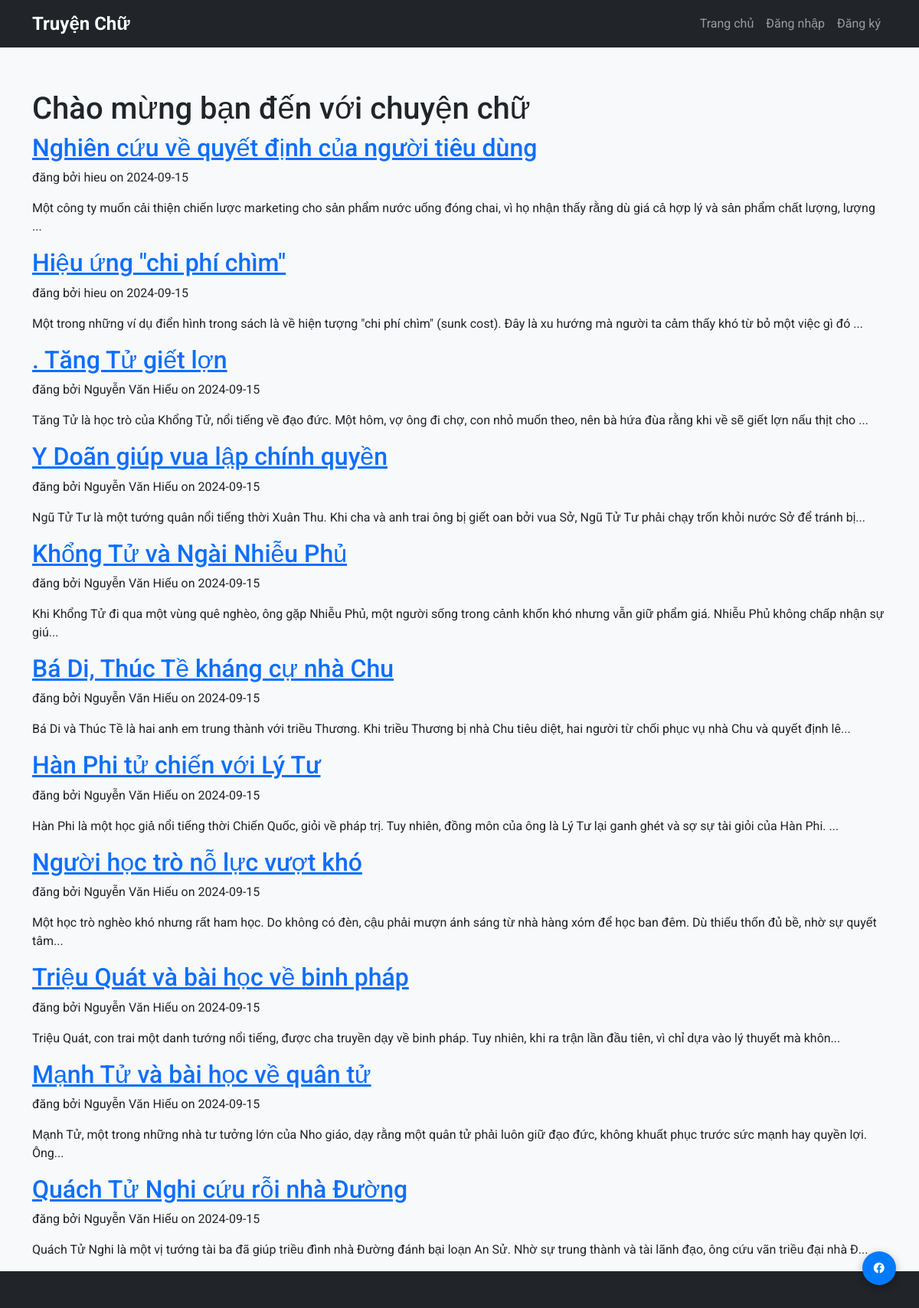
Before: / with the older database file.
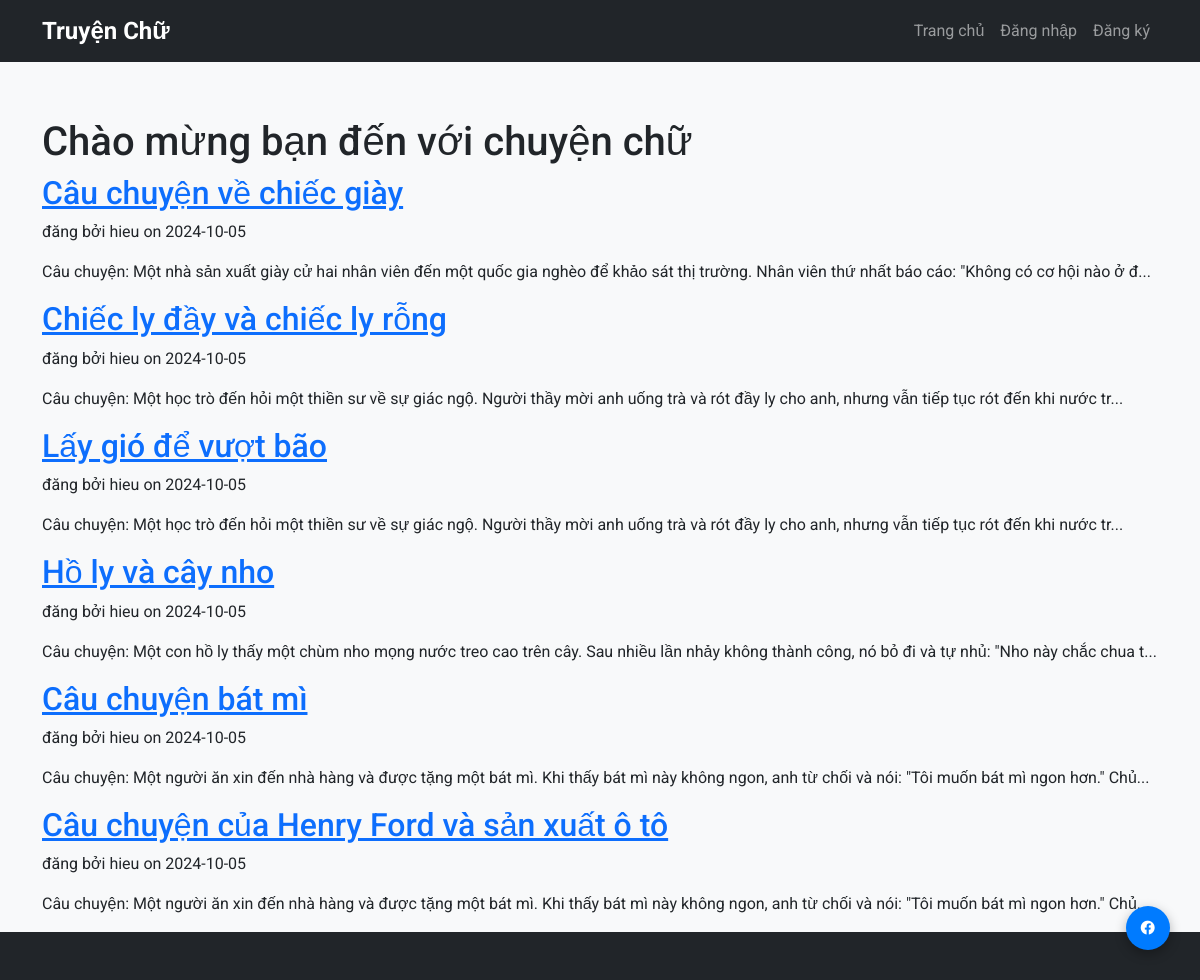
After: the same page with the newer database file.
### app.py (models this page shows, shortened)
class Story(db.Model):
    story_id = db.Column(db.Integer, primary_key=True)
    title = db.Column(db.String(200), nullable=False)
    content = db.Column(db.Text, nullable=False)
    user_id = db.Column(db.Integer, db.ForeignKey('user.user_id'), nullable=False)
    user = db.relationship('User', backref=db.backref('stories', lazy=True))
    date_posted = db.Column(db.DateTime, default=datetime.utcnow)  # Date posted

class User(db.Model):
    user_id = db.Column(db.Integer, primary_key=True)
    name = db.Column(db.String(100), nullable=False)
    email = db.Column(db.String(100), nullable=False, unique=True)
    password_hash = db.Column(db.String(128), nullable=False)  # Password hash
    is_active = db.Column(db.Boolean, default=True)  # Account status

### app.py (the view)
@app.route("/")
def home():
    stories = Story.query.all()  # Get all stories
    return render_template("home.html", stories=stories)

### templates/home.html (shortened to what this page needs)
{% extends "base.html" %}
{% block content %}
<h1>Chào mừng bạn đến với chuyện chữ</h1>
{% for story in stories %}
    <div class="story">
        <h2><a href="{{ url_for('story_detail', story_id=story.story_id) }}">{{ story.title }}</a></h2>
        <p>đăng bởi {{ story.user.name }} on {{ story.date_posted.strftime('%Y-%m-%d') }}</p>
        <p>{{ story.content[:150] }}...</p>
    </div>
{% else %}
    <p>No stories found.</p>
{% endfor %}
{% endblock %}

### templates/base.html (shortened to what this page needs)
<!DOCTYPE html>
<html lang="en">
<head>
    <link href="https://cdn.jsdelivr.net/npm/bootstrap@5.3.0-alpha1/dist/css/bootstrap.min.css" rel="stylesheet">
    <link href="https://cdnjs.cloudflare.com/ajax/libs/font-awesome/6.0.0-beta3/css/all.min.css" rel="stylesheet">
    <link rel="stylesheet" href="{{ url_for('static', filename='style.css') }}">
</head>
<body>
    <header>
        <nav class="navbar navbar-expand-lg navbar-dark bg-dark">
            <div class="container">
                <a class="navbar-brand" href="{{ url_for('home') }}">Truyện Chữ</a>
                <div class="collapse navbar-collapse" id="navbarNav">
                    <ul class="navbar-nav ms-auto">
                        <li class="nav-item">
                            <a class="nav-link" href="{{ url_for('home') }}">Trang chủ</a>
                        </li>
                        {% if 'user' in session %}
                        <li class="nav-item">
                            <a class="nav-link" href="{{ url_for('user') }}">Tài khoản</a>
                        </li>
                        <li class="nav-item">
                            <a class="nav-link" href="{{ url_for('blog') }}">Đăng bài</a>
                        </li>
                        {% if session.get('user') == 'admin@example.com' %}
                        <li class="nav-item">
                            <a class="nav-link" href="{{ url_for('admin_page') }}">Admin</a>
                        </li>
                        {% endif %}
                        <li class="nav-item">
                            <a class="nav-link btn btn-custom text-dark" href="{{ url_for('logout') }}">Đăng xuất</a>
                        </li>
                        {% else %}
                        <li class="nav-item">
                            <a class="nav-link" href="{{ url_for('login') }}">Đăng nhập</a>
                        </li>
                        <li class="nav-item">
                            <a class="nav-link" href="{{ url_for('register') }}">Đăng ký</a>
                        </li>
                        {% endif %}
                    </ul>
                </div>
            </div>
        </nav>
    </header>
    <main class="container mt-4">
        {% block content %}{% endblock %}
    </main>
    <footer class="text-light text-center py-4">
        <p>
            <a href="https://www.facebook.com/cos.204" target="_blank">
                <i class="fab fa-facebook"></i>
            </a>
        </p>
    </footer>
</body>
</html>

### static/style.css (style rules this page uses)
.fab { position: fixed; bottom: 30px; right: 30px; background-color: #007bff; color: white; border-radius: 50%; padding: 15px; box-shadow: 0 4px 12px rgba(0, 0, 0, 0.3); transition: background-color 0.3s ease, transform 0.3s ease; }

### templates/base.html (style rules this page uses)
body { font-family: 'Roboto', sans-serif; background-color: #f8f9fa; }
.navbar-brand { font-weight: 700; font-size: 1.5rem; }
.navbar-nav .nav-link { font-size: 1rem; padding-right: 1.5rem; transition: color 0.3s; }
footer { background-color: #212529; }
footer p { margin: 0; font-size: 0.9rem; }
footer a { color: #ffc107; text-decoration: none; }
main { min-height: 70vh; padding-top: 2rem; }

Changed rows visible on the page:
removed Story: title "Nghiên cứu về quyết định của người tiêu dùng", user.name "hieu", date_posted "2024-09-15", content "Một công ty muốn cải thiện chiến lược marketing cho sản phẩm nước uống đóng chai, vì họ nhận thấy rằng dù giá cả hợp lý và sản phẩm chất lượng, lượng"
removed Story: title "Hiệu ứng \"chi phí chìm\"", user.name "hieu", date_posted "2024-09-15", content "Một trong những ví dụ điển hình trong sách là về hiện tượng \"chi phí chìm\" (sunk cost). Đây là xu hướng mà người ta cảm thấy khó từ bỏ một việc gì đó"
removed Story: title ". Tăng Tử giết lợn", user.name "Nguyễn Văn Hiếu", date_posted "2024-09-15", content "Tăng Tử là học trò của Khổng Tử, nổi tiếng về đạo đức. Một hôm, vợ ông đi chợ, con nhỏ muốn theo, nên bà hứa đùa rằng khi về sẽ giết lợn nấu thịt cho"
removed Story: title "Y Doãn giúp vua lập chính quyền", user.name "Nguyễn Văn Hiếu", date_posted "2024-09-15", content "Ngũ Tử Tư là một tướng quân nổi tiếng thời Xuân Thu. Khi cha và anh trai ông bị giết oan bởi vua Sở, Ngũ Tử Tư phải chạy trốn khỏi nước Sở để tránh bị"
removed Story: title "Khổng Tử và Ngài Nhiễu Phủ", user.name "Nguyễn Văn Hiếu", date_posted "2024-09-15", content "Khi Khổng Tử đi qua một vùng quê nghèo, ông gặp Nhiễu Phủ, một người sống trong cảnh khốn khó nhưng vẫn giữ phẩm giá. Nhiễu Phủ không chấp nhận sự giú"
removed Story: title "Bá Di, Thúc Tề kháng cự nhà Chu", user.name "Nguyễn Văn Hiếu", date_posted "2024-09-15", content "Bá Di và Thúc Tề là hai anh em trung thành với triều Thương. Khi triều Thương bị nhà Chu tiêu diệt, hai người từ chối phục vụ nhà Chu và quyết định lê"
removed Story: title "Hàn Phi tử chiến với Lý Tư", user.name "Nguyễn Văn Hiếu", date_posted "2024-09-15", content "Hàn Phi là một học giả nổi tiếng thời Chiến Quốc, giỏi về pháp trị. Tuy nhiên, đồng môn của ông là Lý Tư lại ganh ghét và sợ sự tài giỏi của Hàn Phi."
removed Story: title "Người học trò nỗ lực vượt khó", user.name "Nguyễn Văn Hiếu", date_posted "2024-09-15", content "Một học trò nghèo khó nhưng rất ham học. Do không có đèn, cậu phải mượn ánh sáng từ nhà hàng xóm để học ban đêm. Dù thiếu thốn đủ bề, nhờ sự quyết tâm"
removed Story: title "Triệu Quát và bài học về binh pháp", user.name "Nguyễn Văn Hiếu", date_posted "2024-09-15", content "Triệu Quát, con trai một danh tướng nổi tiếng, được cha truyền dạy về binh pháp. Tuy nhiên, khi ra trận lần đầu tiên, vì chỉ dựa vào lý thuyết mà khôn"
removed Story: title "Mạnh Tử và bài học về quân tử", user.name "Nguyễn Văn Hiếu", date_posted "2024-09-15", content "Mạnh Tử, một trong những nhà tư tưởng lớn của Nho giáo, dạy rằng một quân tử phải luôn giữ đạo đức, không khuất phục trước sức mạnh hay quyền lợi. Ông"
removed Story: title "Quách Tử Nghi cứu rỗi nhà Đường", user.name "Nguyễn Văn Hiếu", date_posted "2024-09-15", content "Quách Tử Nghi là một vị tướng tài ba đã giúp triều đình nhà Đường đánh bại loạn An Sử. Nhờ sự trung thành và tài lãnh đạo, ông cứu vãn triều đại nhà Đ"
added Story: title "Câu chuyện về chiếc giày", user.name "hieu", date_posted "2024-10-05", content "Câu chuyện: Một nhà sản xuất giày cử hai nhân viên đến một quốc gia nghèo để khảo sát thị trường. Nhân viên thứ nhất báo cáo: \"Không có cơ hội nào ở đ"
added Story: title "Chiếc ly đầy và chiếc ly rỗng", user.name "hieu", date_posted "2024-10-05", content "Câu chuyện: Một học trò đến hỏi một thiền sư về sự giác ngộ. Người thầy mời anh uống trà và rót đầy ly cho anh, nhưng vẫn tiếp tục rót đến khi nước tr"
added Story: title "Lấy gió để vượt bão", user.name "hieu", date_posted "2024-10-05", content "Câu chuyện: Một học trò đến hỏi một thiền sư về sự giác ngộ. Người thầy mời anh uống trà và rót đầy ly cho anh, nhưng vẫn tiếp tục rót đến khi nước tr"
added Story: title "Hồ ly và cây nho", user.name "hieu", date_posted "2024-10-05", content "Câu chuyện: Một con hồ ly thấy một chùm nho mọng nước treo cao trên cây. Sau nhiều lần nhảy không thành công, nó bỏ đi và tự nhủ: \"Nho này chắc chua t"
added Story: title "Câu chuyện bát mì", user.name "hieu", date_posted "2024-10-05", content "Câu chuyện: Một người ăn xin đến nhà hàng và được tặng một bát mì. Khi thấy bát mì này không ngon, anh từ chối và nói: \"Tôi muốn bát mì ngon hơn.\" Chủ"
added Story: title "Câu chuyện của Henry Ford và sản xuất ô tô", user.name "hieu", date_posted "2024-10-05", content "Câu chuyện: Một người ăn xin đến nhà hàng và được tặng một bát mì. Khi thấy bát mì này không ngon, anh từ chối và nói: \"Tôi muốn bát mì ngon hơn.\" Chủ"
